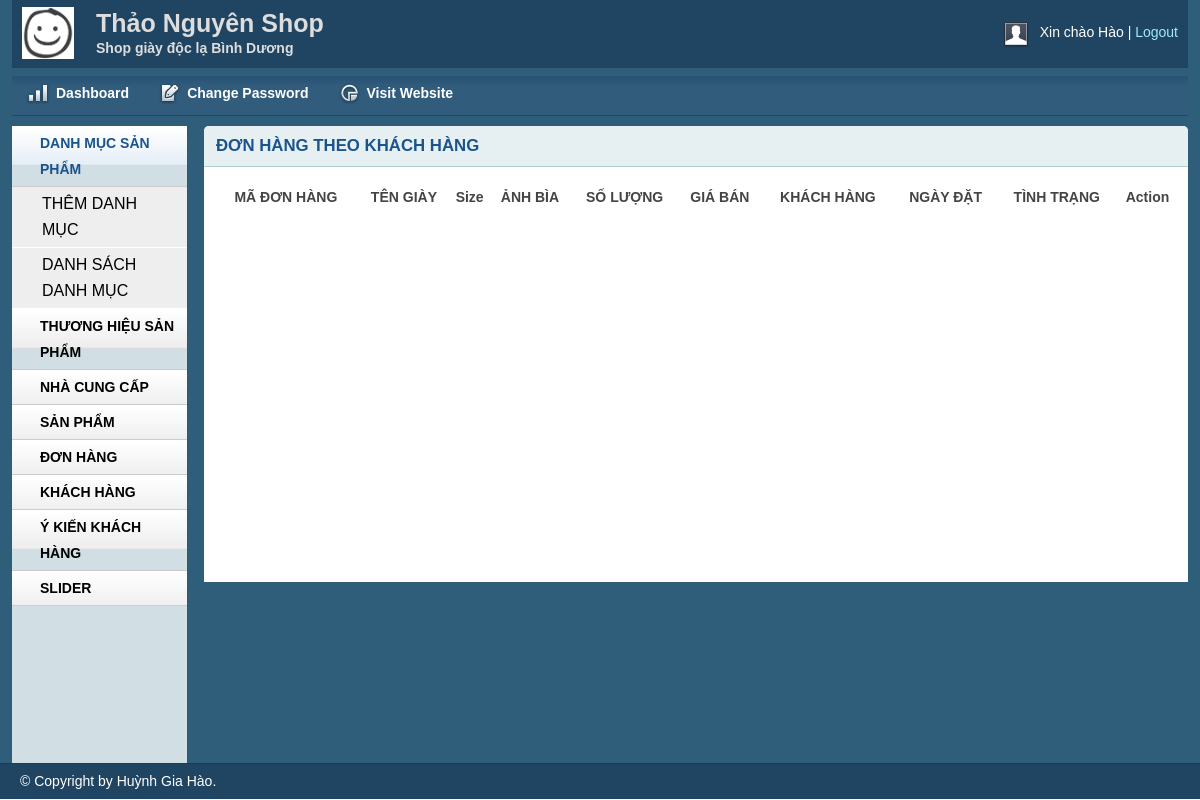
Before: /admin/userBill.php?userid=24 (signed in) with the older database file.
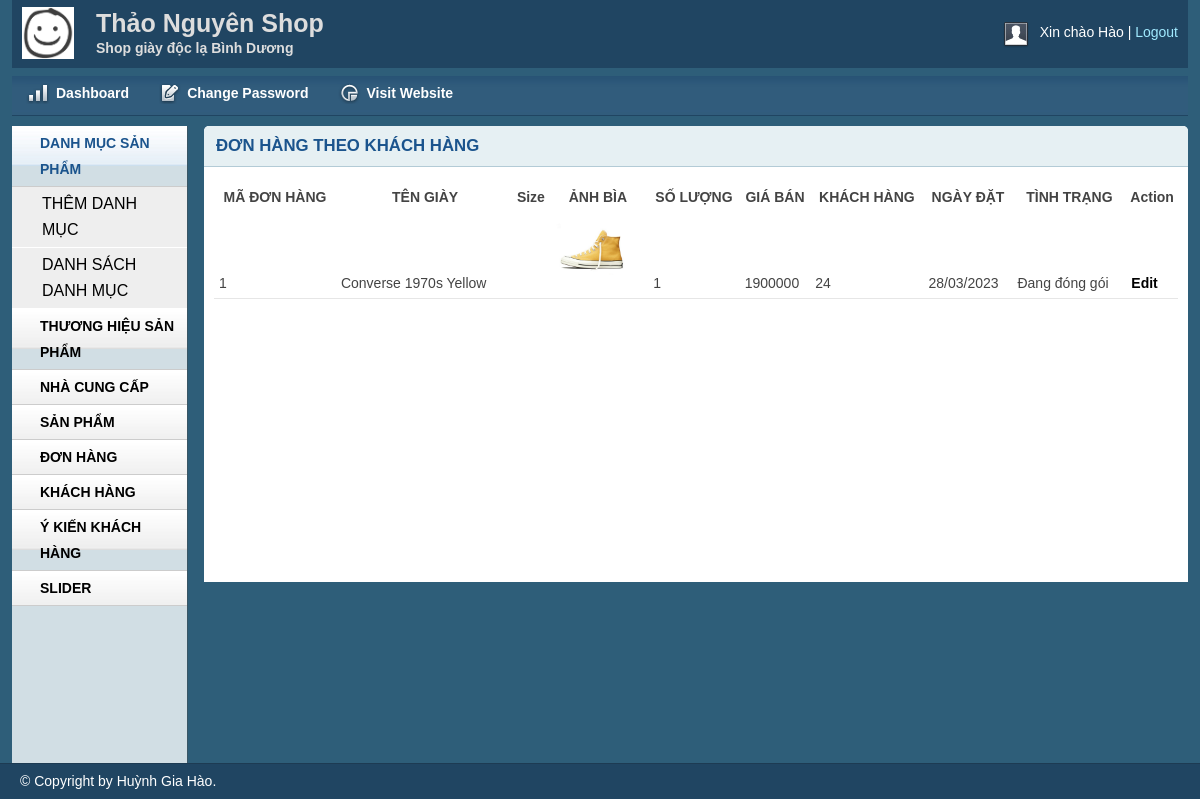
After: the same page with the newer database file.
### tables this page shows
CREATE TABLE `dondathang` (
  `id` int NOT NULL AUTO_INCREMENT,
  `MaGiay` varchar(255) NOT NULL,
  `MaKH` int NOT NULL,
  `SoLuong` int NOT NULL,
  `GiaBan` varchar(255) NOT NULL,
  `AnhBia` varchar(255) NOT NULL,
  `TenGiay` varchar(255) NOT NULL,
  `NgayDat` datetime NOT NULL DEFAULT CURRENT_TIMESTAMP,
  `TinhTrang` tinyint NOT NULL,
  PRIMARY KEY (`id`)
);

### lib/database.php (called while the page is built, shortened)
<?php
class Database
{
    public $host = DB_HOST;
    public $user = DB_USER;
    public $pass = DB_PASS;
    public $dbname = DB_NAME;
    public $link;
    private function connectDB()
    {
        $this->link = new mysqli($this->host, $this->user, $this->pass, $this->dbname);
    }
    public function select($query)
    {
        $result = $this->link->query($query) or die($this->link->error . __LINE__);
        if ($result->num_rows > 0) {
            return $result;
        } else {
            return false;
        }
    }
}

### classes/admin/bill.php (called while the page is built, shortened)
<?php
include_once '../lib/database.php';
?>
<?php
class bill
{
    private $db;
    public function __construct()
    {
        $this->db = new Database();
    }
    public function show_bill_oderby_user($id)
    {
        $query = "SELECT * FROM dondathang WHERE MaKH='$id' ORDER BY id DESC";
        $result = $this->db->select($query);
        return $result;
    }
}
?>

### admin/userBill.php (the view, shortened to what this page needs)
<?php include 'blocks/header.php'; ?>
<?php include 'blocks/sidebar.php'; ?>
<?php include '../classes/admin/bill.php'; ?>
<?php
$bill = new bill();
if (!isset($_GET['userid']) || $_GET['userid'] == null) {
    echo "<script>window.location='userList.php'</script>";
} else {
    $id = $_GET['userid'];
}
?>
<div class="grid_10">
    <div class="box round first grid">
        <h2>ĐƠN HÀNG THEO KHÁCH HÀNG</h2>
        <div class="block">
            <table class="data display datatable" id="example">
                <thead>
                    <tr>
                        <th>MÃ ĐƠN HÀNG</th>
                        <th>TÊN GIÀY</th>
                        <th>Size</th>
                        <th>ẢNH BÌA</th>
                        <th>SỐ LƯỢNG</th>
                        <th>GIÁ BÁN</th>
                        <th>KHÁCH HÀNG</th>
                        <th>NGÀY ĐẶT</th>
                        <th>TÌNH TRẠNG</th>
                        <th>Action</th>
                    </tr>
                </thead>
                <tbody>
                    <?php
                    $show_bill_oderby_user = $bill->show_bill_oderby_user($id);
                    if ($show_bill_oderby_user) {
                        $i = 0;
                        while ($result = $show_bill_oderby_user->fetch_assoc()) {
                            $i++;
                    ?>
                            <tr class="odd gradeX">
                                <td><?php echo $i ?></td>
                                <td><?php echo $result['TenGiay'] ?></td>
                                <td><?php echo $result['Size'] ?></td>
                                <td><img src="uploads/<?php echo trim($result['AnhBia']) ?>" width="80"></td>
                                <td><?php echo $result['SoLuong'] ?></td>
                                <td><?php echo $result['GiaBan'] ?></td>
                                <td><?php echo $result['MaKH'] ?></td>
                                <td><?php echo date('d/m/Y', strtotime($result['NgayDat'])); ?></td>
                                <td>
                                    <?php
                                    $temp = $result['TinhTrang'];
                                    switch ($temp) {
                                        case '0':
                                            echo '<span class="status-packing">Đang đóng gói</span>';
                                            break;
                                    }
                                    ?>
                                </td>
                                <td><a href="billEdit.php?billid=<?php echo $result['id'] ?>">Edit</a></td>
                            </tr>
                    <?php
                        }
                    }
                    ?>
                </tbody>
            </table>
        </div>
    </div>
</div>
<?php include 'blocks/footer.php'; ?>

Changed rows visible on the page:
added dondathang: TenGiay "Converse 1970s Yellow", SoLuong "1", GiaBan "1900000", MaKH "24", NgayDat "28/03/2023", TinhTrang "Đang đóng gói"
